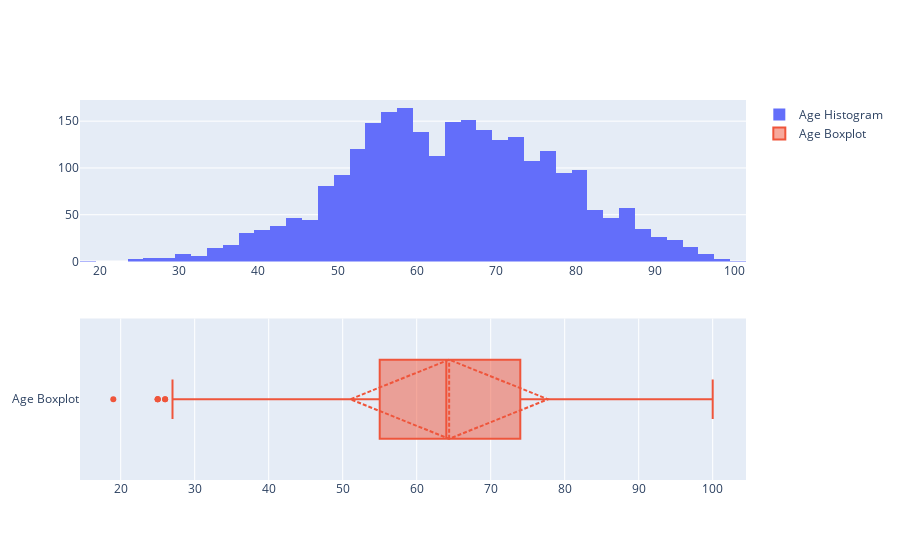

The cell this chart's notebook holds for it:
### Code cell
# plotly distribution charts (hover over for interactive response)

fig = make_subplots(2, 1)

fig.add_trace(go.Histogram(x=df['Age'], name='Age Histogram'), 1, 1)
fig.add_trace(go.Box(x=df['Age'], name='Age Boxplot', boxmean='sd'), 2, 1)

iplot(fig)

### Figure 1 — Plotly figure (JSON) as saved in the notebook; plotly's stock layout.template omitted (floating-point values rounded to 4 significant figures; data arrays with more than 128 entries replaced by an {"elided": "..."} marker saying what was removed)
{"data": [{"name": "Age Histogram", "type": "histogram", "x": {"elided": "2660 int values"}, "xaxis": "x", "yaxis": "y"}, {"boxmean": "sd", "name": "Age Boxplot", "type": "box", "x": {"elided": "2660 int values"}, "xaxis": "x2", "yaxis": "y2"}], "layout": {"xaxis": {"anchor": "y", "domain": [0.0, 1.0]}, "xaxis2": {"anchor": "y2", "domain": [0.0, 1.0]}, "yaxis": {"anchor": "x", "domain": [0.575, 1.0]}, "yaxis2": {"anchor": "x2", "domain": [0.0, 0.425]}}}
